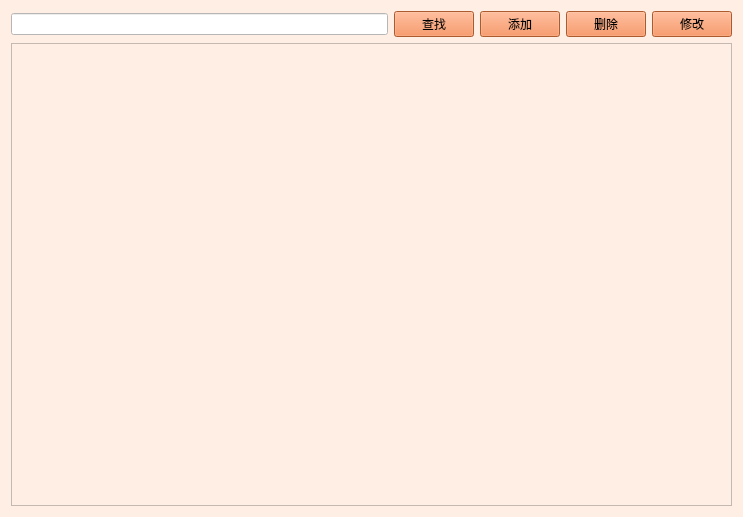
<?xml version="1.0" encoding="UTF-8"?>
<ui version="4.0">
 <class>RecordView</class>
 <widget class="QWidget" name="RecordView">
  <property name="geometry">
   <rect>
    <x>0</x>
    <y>0</y>
    <width>743</width>
    <height>517</height>
   </rect>
  </property>
  <property name="windowTitle">
   <string>就诊记录管理</string>
  </property>
  <property name="styleSheet">
   <string notr="true">background-color: rgb(255, 238, 228);</string>
  </property>
  <layout class="QVBoxLayout" name="verticalLayout">
   <item>
    <layout class="QHBoxLayout" name="horizontalLayout">
     <item>
      <widget class="QLineEdit" name="txtSearch">
       <property name="styleSheet">
        <string notr="true">background-color: rgb(255, 255, 255);</string>
       </property>
      </widget>
     </item>
     <item>
      <widget class="QPushButton" name="btSearch">
       <property name="styleSheet">
        <string notr="true">background-color: rgb(241, 127, 66);</string>
       </property>
       <property name="text">
        <string>查找</string>
       </property>
      </widget>
     </item>
     <item>
      <widget class="QPushButton" name="btAdd">
       <property name="styleSheet">
        <string notr="true">background-color: rgb(241, 127, 66);</string>
       </property>
       <property name="text">
        <string>添加</string>
       </property>
      </widget>
     </item>
     <item>
      <widget class="QPushButton" name="btDelete">
       <property name="styleSheet">
        <string notr="true">background-color: rgb(241, 127, 66);</string>
       </property>
       <property name="text">
        <string>删除</string>
       </property>
      </widget>
     </item>
     <item>
      <widget class="QPushButton" name="btEdit">
       <property name="styleSheet">
        <string notr="true">background-color: rgb(241, 127, 66);</string>
       </property>
       <property name="text">
        <string>修改</string>
       </property>
      </widget>
     </item>
    </layout>
   </item>
   <item>
    <widget class="QTableView" name="tableView"/>
   </item>
  </layout>
 </widget>
 <resources/>
 <connections/>
</ui>
